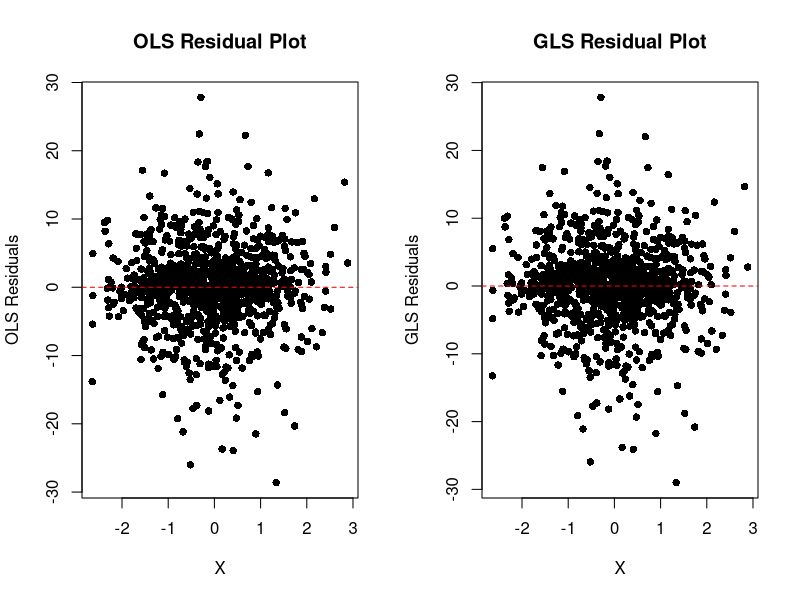

Generate this figure with R:
library(nlme)
library(lmtest)

set.seed(153)
n <-1000
beta_0 <- 3  
beta_1 <- 2 

x <- rnorm(n, mean = 0, sd = 1)

random_sds <- runif(n, min = 0.1, max =10)  

error <- rnorm(n, mean = 0, sd = random_sds)

y <- beta_0 + beta_1 * x + error

model <- lm(y ~ x)
summary(model)

# Perform Breusch-Pagan test
bp_test <- bptest(model)

# Print BP test results
cat("\n\nBreusch-Pagan Test Results:")
cat("\n----------------------------")
cat("\nTest statistic:", bp_test$statistic)
cat("\np-value:", bp_test$p.value)
cat("\n\nInterpretation:")
cat("\nH₀: Homoscedasticity (constant variance)")
cat("\nH₁: Heteroscedasticity (non-constant variance)")
if(bp_test$p.value < 0.05) {
    cat("\nResult: Reject H₀ - Evidence of heteroscedasticity (p < 0.05)")
} else {
    cat("\nResult: Fail to reject H₀ - No strong evidence of heteroscedasticity (p >= 0.05)")
}




Beta_hat_0 = coef(model)[1]
Beta_hat_1 = coef(model)[2]

norm = sqrt(sum((beta_1 - Beta_hat_1)^2+(beta_0 - Beta_hat_0)^2)/2)

cat("\n\nEstimated β₀ (Intercept) =", Beta_hat_0)
cat("\n\nEstimated β₁ (Slope) =", Beta_hat_1)


weights <- 1/random_sds^2

gls_model <- gls(y ~ x, weights = varFixed(~random_sds))
summary(gls_model)


Beta_hat_0_gls = coef(gls_model)[1]
Beta_hat_1_gls = coef(gls_model)[2]

# Calculate norm for GLS estimates
norm_gls = sqrt(sum((beta_1 - Beta_hat_1_gls)^2 + (beta_0 - Beta_hat_0_gls)^2)/2)

# Print GLS results
cat("\n\nGLS Estimated β₀ (Intercept) =", Beta_hat_0_gls)
cat("\n\nGLS Estimated β₁ (Slope) =", Beta_hat_1_gls)

# Compare OLS and GLS norms
cat("\n\nOLS Norm =", norm)
cat("\n\nGLS Norm =", norm_gls)


# Set up a 1x2 plotting layout
par(mfrow = c(1, 2))

# OLS residual plot
plot(x, residuals(model), 
     xlab = "X", 
     ylab = "OLS Residuals",
     main = "OLS Residual Plot",
     pch = 16)
abline(h = 0, col = "red", lty = 2)

# GLS residual plot
plot(x, residuals(gls_model), 
     xlab = "X", 
     ylab = "GLS Residuals",
     main = "GLS Residual Plot",
     pch = 16)
abline(h = 0, col = "red", lty = 2)

# Reset plotting layout
par(mfrow = c(1, 1))